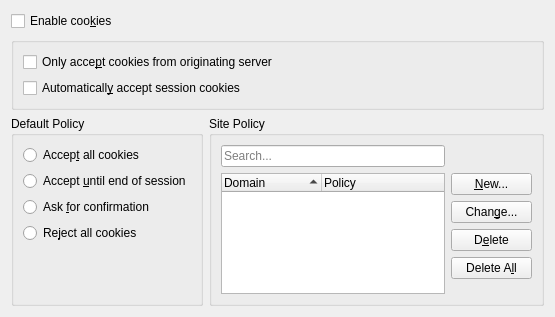
<?xml version="1.0" encoding="UTF-8"?>
<ui version="4.0">
 <class>KCookiePoliciesUI</class>
 <widget class="QWidget" name="KCookiePoliciesUI">
  <property name="geometry">
   <rect>
    <x>0</x>
    <y>0</y>
    <width>555</width>
    <height>317</height>
   </rect>
  </property>
  <layout class="QGridLayout" name="gridLayout_2">
   <item row="0" column="0">
    <widget class="QCheckBox" name="cbEnableCookies">
     <property name="whatsThis">
      <string>&lt;qt&gt;
&lt;p&gt;Enable cookie support. Normally you will want to have cookie support enabled and customize it to suit your privacy needs.&lt;/p&gt;&lt;p&gt;
Please note that disabling cookie support might make many web sites unbrowsable.&lt;/p&gt;
&lt;/qt&gt;</string>
     </property>
     <property name="text">
      <string>Enable coo&amp;kies</string>
     </property>
    </widget>
   </item>
   <item row="1" column="0" colspan="2">
    <widget class="QGroupBox" name="bgPreferences">
     <layout class="QVBoxLayout">
      <item>
       <widget class="QCheckBox" name="cbRejectCrossDomainCookies">
        <property name="whatsThis">
         <string>&lt;qt&gt;
Reject the so called third-party cookies. These are cookies that originate from a site other than the one you are currently browsing. For example, if you visit &lt;b&gt;www.foobar.com&lt;/b&gt; while this option is on, only cookies that originate from www.foobar.com will be processed per your settings. Cookies from any other site will be rejected. This reduces the chances of site operators compiling a profile about your daily browsing habits.
&lt;/qt&gt;</string>
        </property>
        <property name="text">
         <string>Only acce&amp;pt cookies from originating server</string>
        </property>
       </widget>
      </item>
      <item>
       <widget class="QCheckBox" name="cbAutoAcceptSessionCookies">
        <property name="whatsThis">
         <string>&lt;p&gt;
Automatically accept temporary cookies meant to expire at the end of the current session. Such cookies will not be stored in your computer's hard drive or storage device. Instead, they are deleted when you close all applications (e.g. your browser) that use them.&lt;/p&gt;&lt;p&gt;&lt;u&gt;NOTE&lt;/u&gt; Checking this option overrides your default as well as site specific cookie policies for session cookies.&lt;/p&gt;</string>
        </property>
        <property name="text">
         <string>Automaticall&amp;y accept session cookies</string>
        </property>
       </widget>
      </item>
     </layout>
    </widget>
   </item>
   <item row="2" column="0">
    <widget class="QGroupBox" name="bgDefault">
     <property name="whatsThis">
      <string>&lt;qt&gt;
Determines how cookies received from a remote machine will be handled: 
&lt;ul&gt;
&lt;li&gt;&lt;b&gt;Ask&lt;/b&gt; will cause KDE to ask for your confirmation whenever a server wants to set a cookie.&lt;/li&gt;
&lt;li&gt;&lt;b&gt;Accept&lt;/b&gt; will cause cookies to be accepted without prompting you.&lt;/li&gt;
&lt;li&gt;&lt;b&gt;Accept until end of session&lt;/b&gt; will cause cookies to be accepted but they will expire at the end of the session.&lt;/li&gt;
&lt;li&gt;&lt;b&gt;Reject&lt;/b&gt; will cause the cookiejar to refuse all cookies it receives.&lt;/li&gt;
&lt;/ul&gt;&lt;p&gt;
&lt;u&gt;NOTE:&lt;/u&gt; Domain specific policies, which can be set below, always take precedence over the default policy.&lt;/p&gt;
&lt;/qt&gt;</string>
     </property>
     <property name="title">
      <string>Default Policy</string>
     </property>
     <layout class="QVBoxLayout">
      <item>
       <widget class="QRadioButton" name="rbPolicyAccept">
        <property name="text">
         <string>Accep&amp;t all cookies</string>
        </property>
       </widget>
      </item>
      <item>
       <widget class="QRadioButton" name="rbPolicyAcceptForSession">
        <property name="text">
         <string>Accept &amp;until end of session</string>
        </property>
       </widget>
      </item>
      <item>
       <widget class="QRadioButton" name="rbPolicyAsk">
        <property name="text">
         <string>Ask &amp;for confirmation</string>
        </property>
       </widget>
      </item>
      <item>
       <widget class="QRadioButton" name="rbPolicyReject">
        <property name="text">
         <string>Re&amp;ject all cookies</string>
        </property>
       </widget>
      </item>
      <item>
       <spacer name="verticalSpacer">
        <property name="orientation">
         <enum>Qt::Vertical</enum>
        </property>
        <property name="sizeHint" stdset="0">
         <size>
          <width>20</width>
          <height>40</height>
         </size>
        </property>
       </spacer>
      </item>
     </layout>
    </widget>
   </item>
   <item row="2" column="1">
    <widget class="QGroupBox" name="gbDomainSpecific">
     <property name="whatsThis">
      <string>&lt;qt&gt;
To add a new policy, simply click on the &lt;b&gt;Add...&lt;/b&gt; button and supply the necessary information. To change an existing policy, use the &lt;b&gt;Change...&lt;/b&gt; button and choose the new policy from the policy dialog box. Clicking on the &lt;b&gt;Delete&lt;/b&gt; button will remove the currently selected policy causing the default policy setting to be used for that domain, whereas &lt;b&gt;Delete All&lt;/b&gt; will remove all the site specific policies.
&lt;/qt&gt;</string>
     </property>
     <property name="title">
      <string>Site Policy</string>
     </property>
     <layout class="QGridLayout" name="gridLayout">
      <item row="0" column="0">
       <widget class="KTreeWidgetSearchLine" name="kListViewSearchLine">
        <property name="enabled">
         <bool>true</bool>
        </property>
        <property name="toolTip">
         <string>Search interactively for domains</string>
        </property>
        <property name="placeholderText">
         <string>Search...</string>
        </property>
       </widget>
      </item>
      <item row="1" column="0" rowspan="5">
       <widget class="QTreeWidget" name="policyTreeWidget">
        <property name="whatsThis">
         <string>&lt;qt&gt;
List of sites for which you have set a specific cookie policy. Specific policies override the default policy setting for these sites.
&lt;/qt&gt;</string>
        </property>
        <property name="selectionMode">
         <enum>QAbstractItemView::ExtendedSelection</enum>
        </property>
        <property name="rootIsDecorated">
         <bool>false</bool>
        </property>
        <property name="sortingEnabled">
         <bool>true</bool>
        </property>
        <property name="allColumnsShowFocus">
         <bool>true</bool>
        </property>
        <column>
         <property name="text">
          <string>Domain</string>
         </property>
        </column>
        <column>
         <property name="text">
          <string>Policy</string>
         </property>
        </column>
       </widget>
      </item>
      <item row="1" column="1">
       <widget class="QPushButton" name="pbNew">
        <property name="text">
         <string>&amp;New...</string>
        </property>
       </widget>
      </item>
      <item row="2" column="1">
       <widget class="QPushButton" name="pbChange">
        <property name="text">
         <string>Chan&amp;ge...</string>
        </property>
       </widget>
      </item>
      <item row="3" column="1">
       <widget class="QPushButton" name="pbDelete">
        <property name="text">
         <string>D&amp;elete</string>
        </property>
       </widget>
      </item>
      <item row="4" column="1">
       <widget class="QPushButton" name="pbDeleteAll">
        <property name="text">
         <string>Delete A&amp;ll</string>
        </property>
       </widget>
      </item>
      <item row="5" column="1">
       <spacer>
        <property name="orientation">
         <enum>Qt::Vertical</enum>
        </property>
        <property name="sizeType">
         <enum>QSizePolicy::Expanding</enum>
        </property>
        <property name="sizeHint" stdset="0">
         <size>
          <width>81</width>
          <height>47</height>
         </size>
        </property>
       </spacer>
      </item>
     </layout>
    </widget>
   </item>
  </layout>
 </widget>
 <customwidgets>
  <customwidget>
   <class>KTreeWidgetSearchLine</class>
   <extends>QLineEdit</extends>
   <header>ktreewidgetsearchline.h</header>
  </customwidget>
 </customwidgets>
 <resources/>
 <connections/>
</ui>
